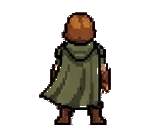
#> input picture quest-log/assets/ranger-pack/frames/attack-back/01.png, 160 x 128 px, found by its file name
$ python make-frames.py
#> lines starting #> are read from the running program, lines starting #| are printed output that depends on the picture
"""Rebuilds hooks/runner-frames.ts (PNG frames, for Svg and image terminals) and hooks/runner-pixels.ts
(colour pixel art for plain terminals) from the ranger sprite pack kept in assets/ranger-pack (cut from its
sheet by tools/cut-ranger.py).

Run from the mod folder:  python3 -I tools/make-frames.py
"""
import base64, io, os
from PIL import Image

root = os.path.dirname(os.path.dirname(os.path.abspath(__file__)))
src = os.path.join(root, 'assets', 'ranger-pack')
out = os.path.join(root, 'hooks', 'runner-frames.ts')
# pose: (animation folder, frames). The pack has no death: a hero out of hearts turns away to rest.
sets = {'run': ('walk', 4), 'idle': ('idle', 2), 'attack': ('attack', 5), 'thrust': ('thrust', 5), 'slash': ('slash', 6), 'guard': ('idle-sword', 2), 'rest': ('idle-back', 2)}
lines = ["// The hero's frames: the ranger sprite sheet the person supplied (160x128 frames, halved to 80x64",
         "// with nearest-neighbour so the pixels stay crisp).",
         "export type Pose = " + " | ".join(repr(p) for p in sets), "",
         "export const POSES: Record<Pose, string[]> = {"]
for pose, (folder, n) in sets.items():
    lines.append(f"  {pose}: [")
    for i in range(1, n + 1):
        im = Image.open(os.path.join(src, 'frames', folder, f"{i:02d}.png")).convert('RGBA').resize((80, 64), Image.NEAREST)
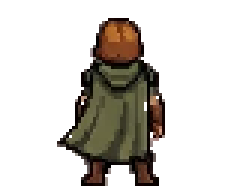
#> im: PIL image 80x64 RGBA (shown 3 times larger); mean R, G, B, A 82.8, 72.1, 66, 63.8; transparent parts drawn white
#> (the run stopped early here; a loop or call above may not have finished)
